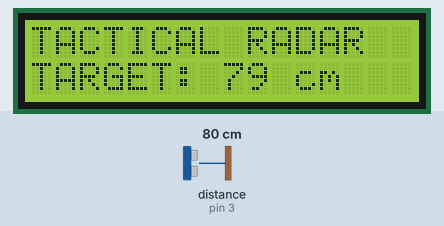
Bench run of a sketch on a simulated Arduino Uno, built with avr-gcc and run on an emulated ATmega328P. Shown: 16×2 character LCD. Wiring (inferred from the names in the program): ultrasonic range finder: trigger pin 2; echo pin 3. The inputs (shaded band) are chosen by the test bench; at power-on: distance to the obstacle (sensor on pin 3) 80 cm. The echo pulse lasts 58.3 µs per cm; what the sketch prints to the serial monitor is not drawn.

Above: at 2.2 s.
2.3 s: distance to the obstacle (sensor on pin 3) set to 203 cm
At 3.7 s:
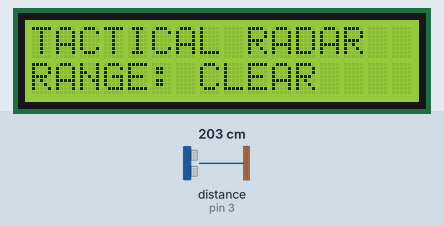
5.3 s: distance to the obstacle (sensor on pin 3) set to 2 cm
At 6.8 s:
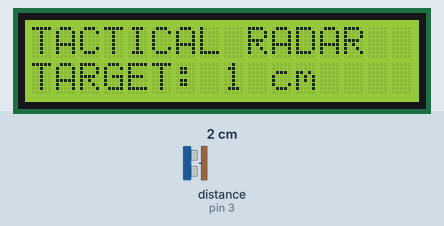
8.3 s: distance to the obstacle (sensor on pin 3) set to 9 cm
At 9.6 s:
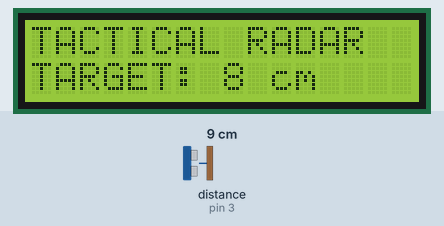
11.3 s: distance to the obstacle (sensor on pin 3) set to 60 cm
At 12.0 s:
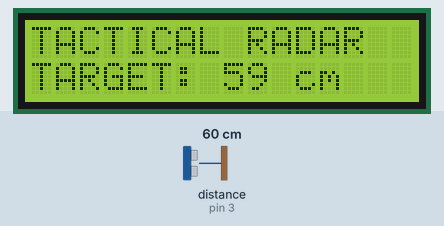
14.3 s: distance to the obstacle (sensor on pin 3) set to 4 cm
At 14.9 s:
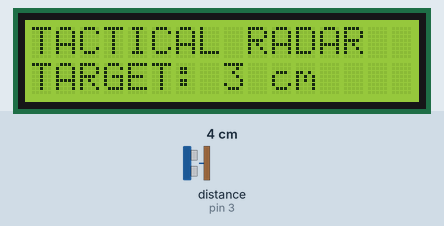
17.3 s: distance to the obstacle (sensor on pin 3) set to 18 cm
At 17.9 s:
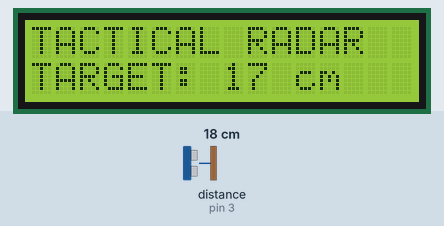
Timing chart, 0 to 20.3 s (numbered marks = the images above; inputs shaded):
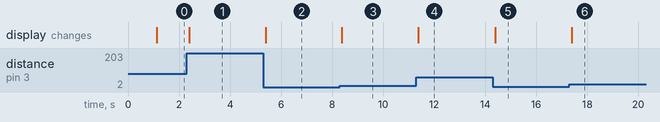

The sketch:

Arduino_Radar.ino
```cpp
#include <Wire.h>
#include <LiquidCrystal_I2C.h>

LiquidCrystal_I2C lcd(0x27, 16, 2);

const int trigPin = 2;
const int echoPin = 3;

long duration;
int distance;

void setup() {
  Serial.begin(115200);

  lcd.init();
  lcd.backlight();

  pinMode(trigPin, OUTPUT);
  pinMode(echoPin, INPUT);

  lcd.setCursor(0, 0);
  lcd.print("HUD RADAR v3.0");
  lcd.setCursor(0, 1);
  lcd.print("SYSTEM: LINKED");
  delay(1000);
}

void loop() {
  digitalWrite(trigPin, LOW);
  delayMicroseconds(2);
  digitalWrite(trigPin, HIGH);
  delayMicroseconds(10);
  digitalWrite(trigPin, LOW);

  duration = pulseIn(echoPin, HIGH, 20000);
  distance = duration * 0.0343 / 2;

  if (distance <= 0 || distance > 200) distance = 200;

  Serial.print("DAT:");
  Serial.println(distance);

  lcd.clear();
  lcd.setCursor(0, 0);
  lcd.print("TACTICAL RADAR");
  lcd.setCursor(0, 1);
  if (distance >= 200) {
    lcd.print("RANGE: CLEAR");
  } else {
    lcd.print("TARGET: ");
    lcd.print(distance);
    lcd.print(" cm");
  }

  delay(40);
}
```

Measured:
- after the input at 2.3 s, the display: changes after 0.11 s (image 1)
- after the input at 5.3 s, the display: changes after 0.09 s (image 2)
- after the input at 8.3 s, the display: changes after 0.08 s (image 3)
- after the input at 11.3 s, the display: changes after 0.08 s (image 4)
- after the input at 14.3 s, the display: changes after 0.10 s (image 5)
- after the input at 17.3 s, the display: changes after 0.08 s (image 6)
